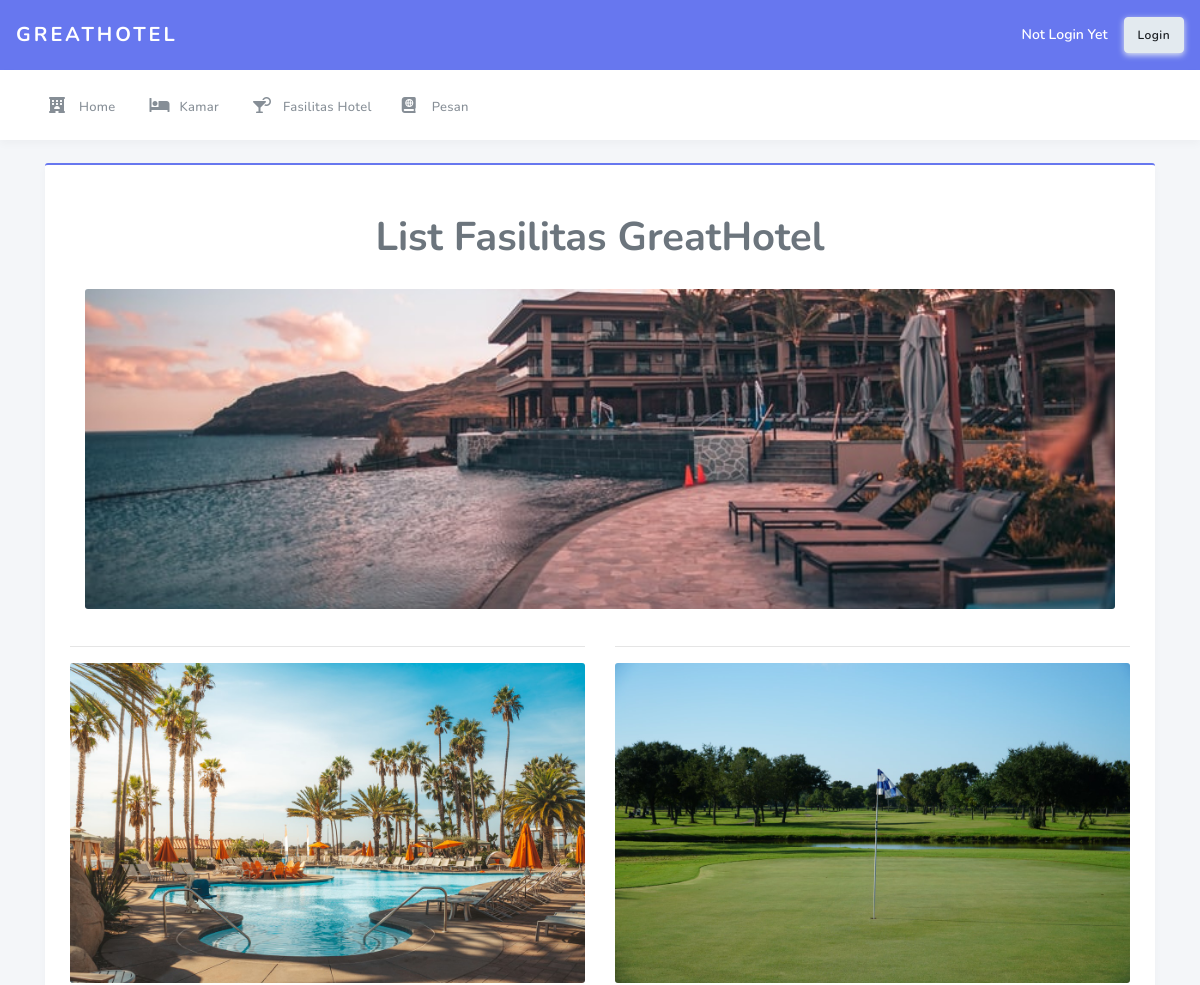
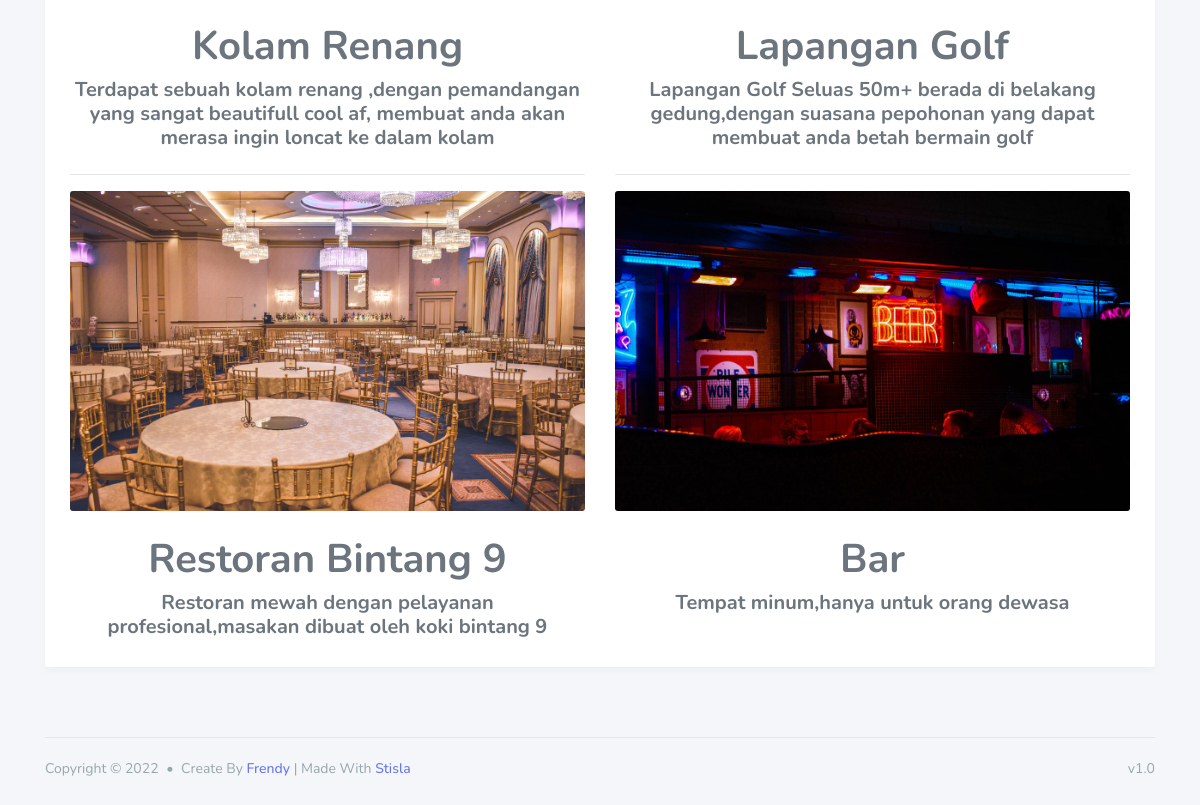
/index.php/tamu/fashotel, run on the app's committed database (2 pictures, top to bottom).
### tables this page shows
CREATE TABLE `fasilitas_hotel` (
  `id_fasilitas` int(11) NOT NULL,
  `nama_fasilitas` varchar(30) NOT NULL,
  `keterangan` text NOT NULL,
  `image` varchar(255) NOT NULL
);

### application/controllers/Tamu.php (called while the page is built, shortened)
<?php
class Tamu extends CI_Controller
{
    public function __construct()
    {
        $this->load->model('Mod_kamar', 'kamar');
        $this->load->model('Mod_fasilitas', 'fas');
        $this->load->model('Mod_reservasi', 'res');
    }
    public function fashotel()
    {
        $data = [
            'fash' => $this->fas->getfash(),
        ];
        $this->load->view('layout_T/header');
        $this->load->view('layout_T/sidebar');
        $this->load->view('tamu/fashotel', $data);
        $this->load->view('layout_T/footer');
    }
}

### index.php (called while the page is built, shortened)
<?php
require_once BASEPATH.'core/CodeIgniter.php';

### application/models/Mod_fasilitas.php (called while the page is built, shortened)
<?php
class Mod_fasilitas extends CI_Model
{
    private $_fash = 'fasilitas_hotel';
    public function getfash()
    {
        return $this->db->get($this->_fash)->result_array();
    }
}

### application/views/tamu/fashotel.php (the view, shortened to what this page needs)
<div class="main-content">
    <section class="section">
        <div class="section-body">
            <div class="card card-primary">
                <div class="text-center mt-5">
                    <h1>List Fasilitas GreatHotel </h1>
                </div>
                <div class="card-body">
                    <div class="col-12 ">
                        <div class="hero text-white hero-bg-image hero-bg align-items-center" style="height: 320px;" data-background="<?= base_url('assets/hotel.jpg') ?>">
                        </div>
                        <br>
                    </div>
                    <div class="row">
                        <?php $no = 1;
                        foreach ($fash as $kmr) : ?>
                            <div class="col-6">
                                <hr>
                                <div class="hero text-white hero-bg-image hero-bg align-items-center" style="height: 320px;" data-background="<?= base_url('assets/uploads/') . $kmr['image'] ?>">
                                </div>
                                <div class="text-center mt-4">
                                    <h1> <?= $kmr['nama_fasilitas'] ?></h1>
                                    <h5> <?= $kmr['keterangan'] ?></h5>
                                </div>
                            </div>
                        <?php endforeach ?>
                    </div>
                </div>
            </div>
        </div>
    </section>
</div>

### application/views/layout_T/header.php (shortened to what this page needs)
<!DOCTYPE html>
<html lang="en">
<head>
    <link rel="stylesheet" href="https://cdn.jsdelivr.net/npm/bootstrap@4.6.1/dist/css/bootstrap.min.css">
    <link rel="stylesheet" href="https://cdnjs.cloudflare.com/ajax/libs/font-awesome/6.0.0/css/all.min.css" />
    <link rel="stylesheet" href="https://cdn.datatables.net/1.11.5/css/dataTables.bootstrap4.min.css">
    <link href="https://cdn.jsdelivr.net/npm/select2@4.1.0-rc.0/dist/css/select2.min.css" rel="stylesheet" />
    <link rel="stylesheet" href="<?= base_url('assets/stisla') ?>/assets/css/style.css">
    <link rel="stylesheet" href="<?= base_url('assets/stisla') ?>/assets/css/components.css">
</head>

### application/views/layout_T/sidebar.php (shortened to what this page needs)
<body class="layout-3">
    <div id="app">
        <div class="main-wrapper container">
            <div class="navbar-bg"></div>
            <nav class="navbar navbar-expand-lg main-navbar">
                <a href="<?= base_url('home') ?>" class="navbar-brand sidebar-gone-hide">GreatHotel</a>
                <ul class="navbar-nav navbar-right">
                    <?php if ($this->session->userdata('id_level') == null) : ?>
                        <div class="text-white mt-1" style="font-weight: 600;">Not Login Yet
                        </div>
                        <a href="<?= base_url('log') ?>" class="btn btn-light ml-3"> Login</a>
                    <?php endif ?>
                </ul>
            </nav>
            <nav class="navbar navbar-secondary navbar-expand-lg">
                <div class="container">
                    <ul class="navbar-nav">
                        <li class="nav-item <?php if ($this->uri->segment(1) == '' || $this->uri->segment(1) == 'home') {
                                                echo ('active');
                                            } ?>">
                            <a href="<?= base_url('home') ?>" class="nav-link"><i class="fas fa-hotel"></i><span>Home</span></a>
                        </li>
                        <li class="nav-item <?php if ($this->uri->segment(1) == 'kamar' || $this->uri->segment(2) == 'view') {
                                                echo ('active');
                                            } ?> ">
                            <a href="<?= base_url('kamar') ?>" class="nav-link"><i class="fas fa-bed"></i><span>Kamar</span></a>
                        </li>
                        <li class="nav-item <?php if ($this->uri->segment(1) == 'fasilitas-hotel') {
                                                echo ('active');
                                            } ?>">
                            <a href="<?= base_url('fasilitas-hotel') ?>" class="nav-link"><i class="fas fa-martini-glass-citrus"></i><span>Fasilitas Hotel</span></a>
                        </li>
                        <?php if ($this->session->userdata('id_level') == null) : ?>
                            <li class="nav-item">
                                <a href="#" class="nav-link" data-toggle="modal" data-target="#alert"><i class="fa-solid fa-book-atlas"></i><span>Pesan</span></a>
                            </li>
                        <?php endif ?>
                    </ul>
                </div>
            </nav>

### application/views/layout_T/footer.php (shortened to what this page needs)
<footer class="main-footer">
    <div class="footer-left">
        Copyright &copy; 2022 <div class="bullet"></div> Create By <a href="https://github.com/PrenD26">Frendy</a> | Made With <a href="https://github.com/stisla/stisla">Stisla</a>
    </div>
    <div class="footer-right">
       v1.0
    </div>
</footer>
</div>
</div>
    </body>
    </html>

### data on the page
fasilitas_hotel: shows a picture, nama_fasilitas "Kolam Renang", keterangan "Terdapat sebuah kolam renang ,dengan pemandangan yang sangat beautifull cool af, membuat anda akan merasa ingin loncat ke dalam kolam"
fasilitas_hotel: shows a picture, nama_fasilitas "Lapangan Golf", keterangan "Lapangan Golf Seluas 50m+ berada di belakang gedung,dengan suasana pepohonan yang dapat membuat anda betah bermain golf"
fasilitas_hotel: shows a picture, nama_fasilitas "Restoran Bintang 9", keterangan "Restoran mewah dengan pelayanan profesional,masakan dibuat oleh koki bintang 9"
fasilitas_hotel: shows a picture, nama_fasilitas "Bar", keterangan "Tempat minum,hanya untuk orang dewasa"
